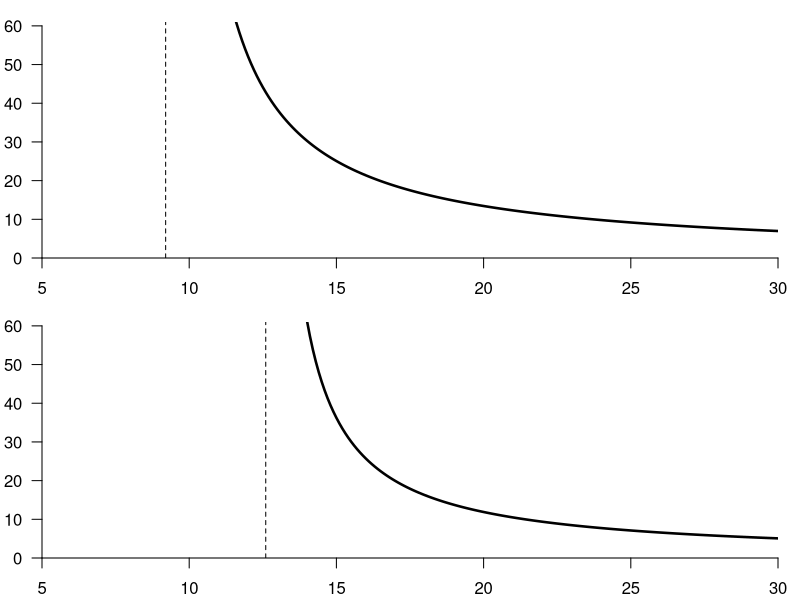

Generate this figure with R:
## Fig. 2
pdf("../figures/wittmann_fig2_recast.pdf",width=2.8,height=4.4)
par(mfrow=c(2,1),mar=c(2.1,2.1,1.1,1.1))
Tmin <- 9.2
x <- seq(Tmin+0.1,30,0.1)
m <- 0.0069
c <- -0.0636
y <- m * x + c
plot(x,1/y,type='l',lwd=2.5,bty="n",las=1,ylim=c(0,61),xlim=c(5,30),xaxs="i",yaxs="i",
     xlab="",ylab="")
abline(v=Tmin,lty=2)
Tmin <- 12.6
x <- seq(Tmin+0.1,30,0.1)
m <- 0.0113
c <- -0.1419
y <- m * x + c
plot(x,1/y,type='l',lwd=2.5,bty="n",las=1,ylim=c(0,61),xlim=c(5,30),xaxs="i",yaxs="i",
     xlab="",ylab="")
abline(v=Tmin,lty=2)
dev.off()

